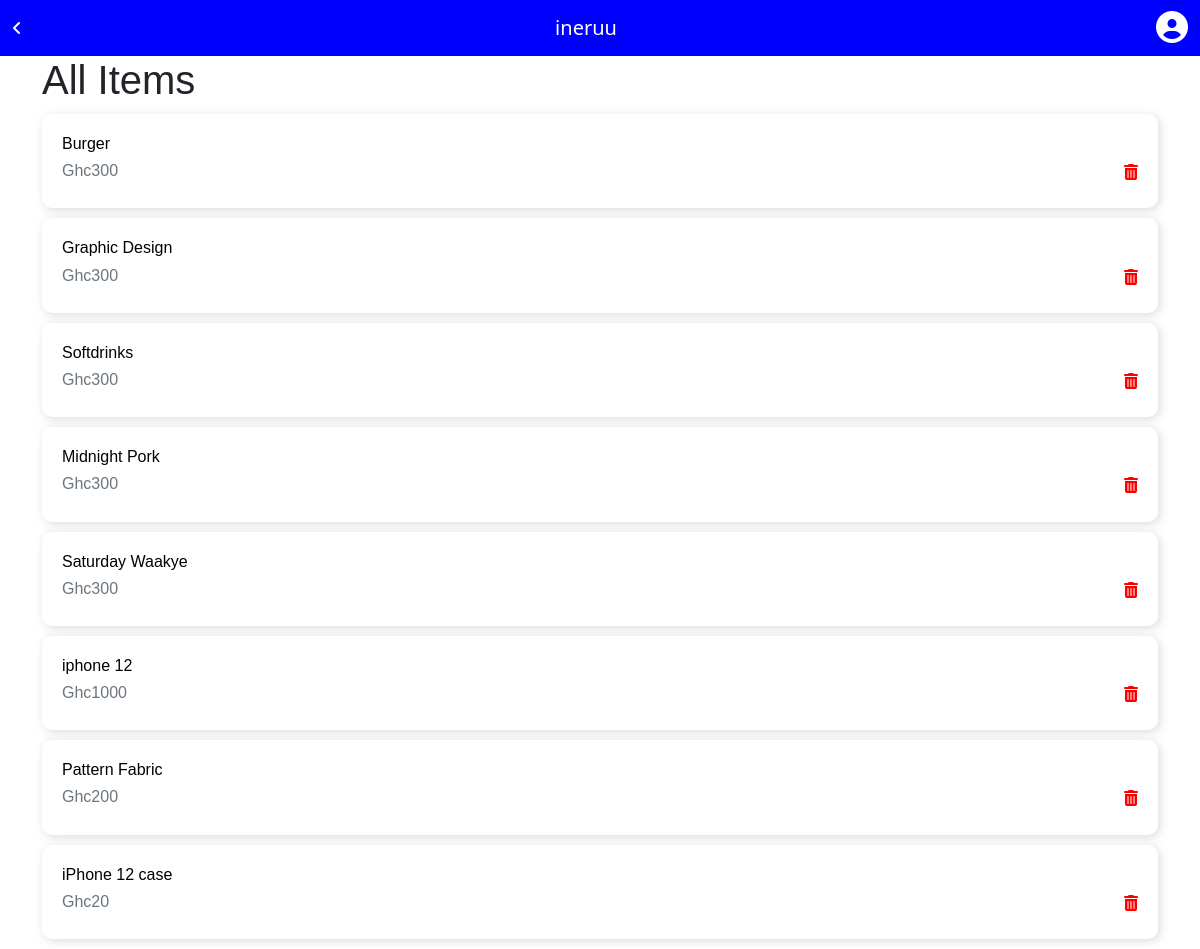
/allitems, run on an earlier commit of the app's database.
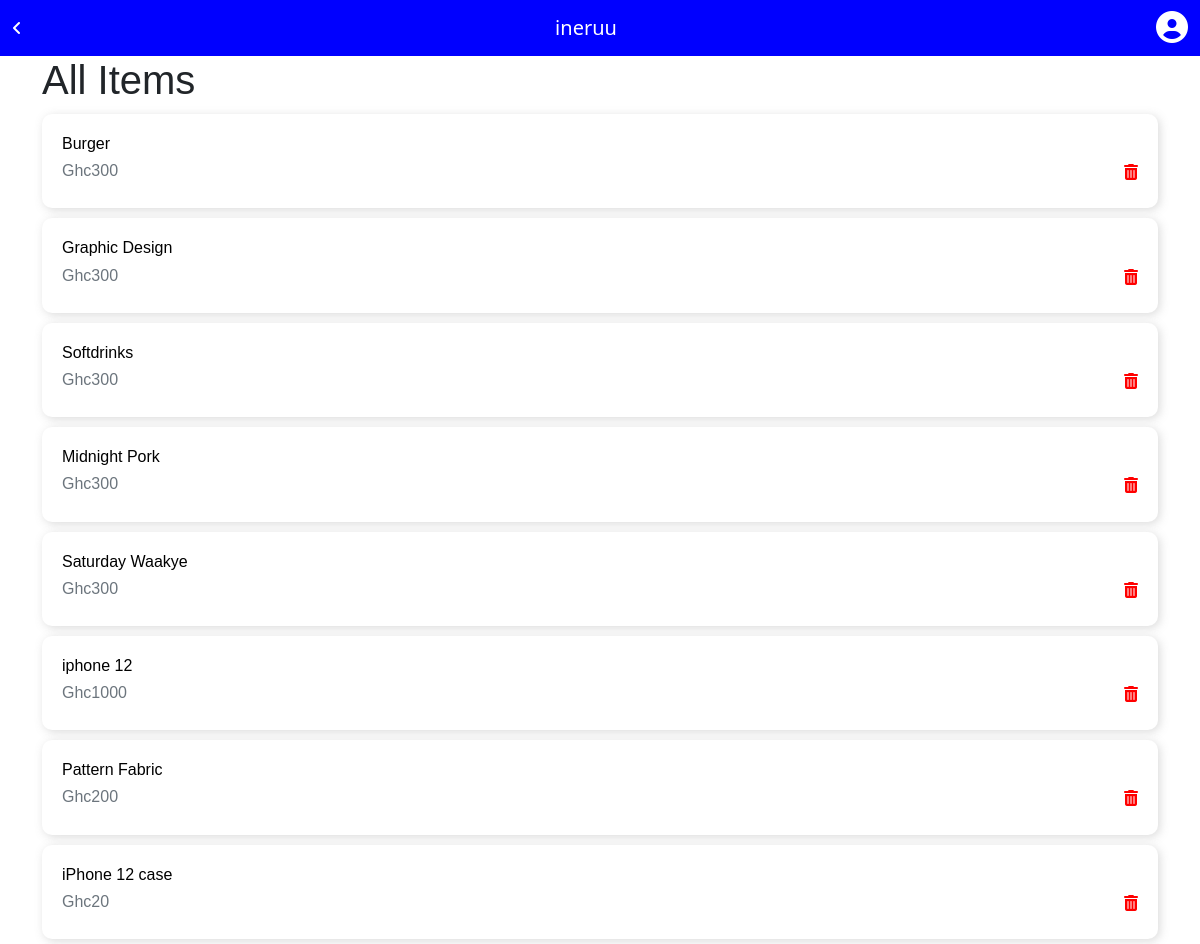
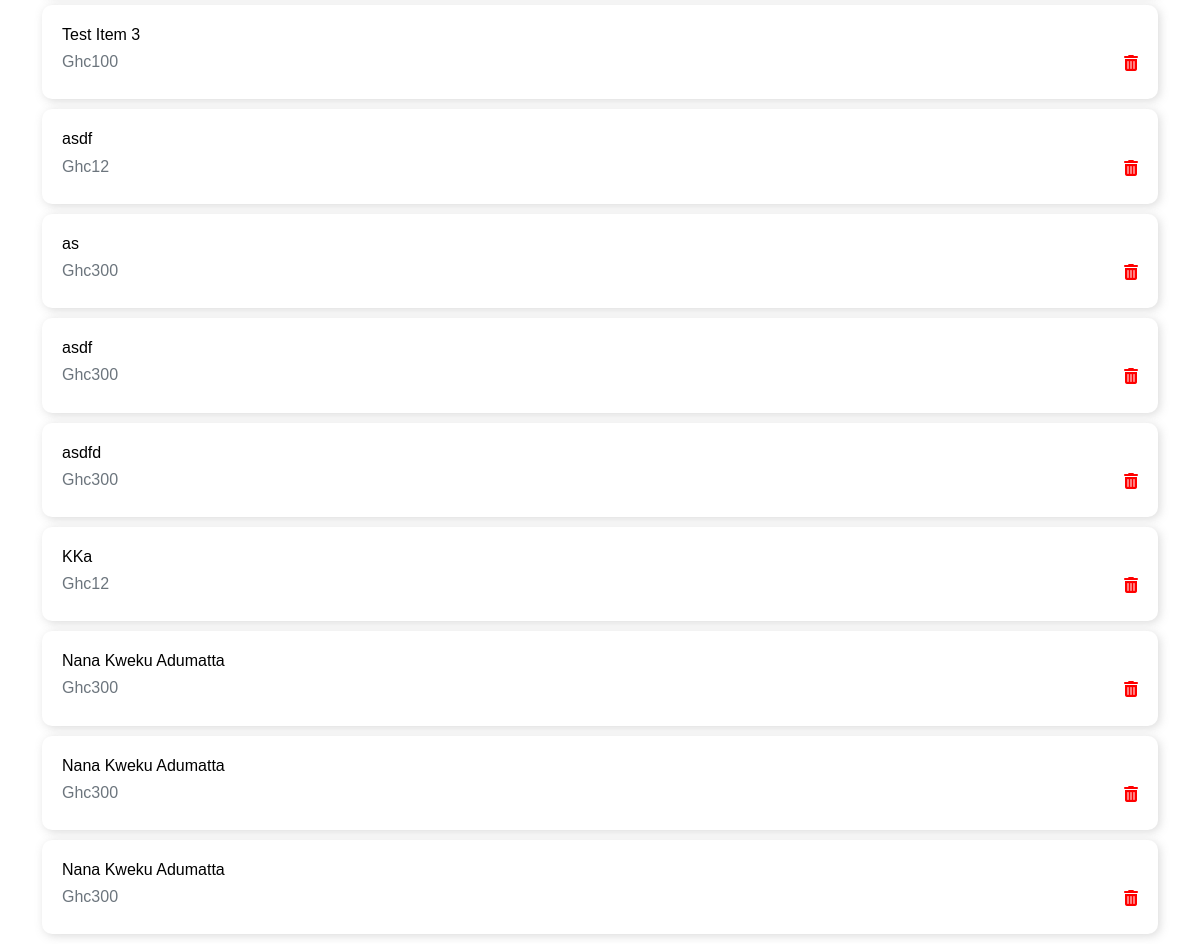
And on a later commit of the database (2 pictures, top to bottom).
### app.py (models this page shows)
class Item(db.Model):
    id = db.Column(db.Integer, primary_key=True)
    name = db.Column(db.String(50), nullable=False)
    price = db.Column(db.String(10), nullable=True)
    description = db.Column(db.String(), nullable = False)
    image =  db.Column (db.String(60), default='default.jpg')
    trending = db.Column (db.Boolean, default = False)
    category = db.Column(db.String(), nullable=False)
    vendor = db.Column(db.Integer, db.ForeignKey('user.id', ondelete="CASCADE"), nullable=False)

### app.py (the view)
@app.route('/allitems')
def allitems():
    items = Item.query.all()
    return render_template('allitems.html', items = items)

### templates/allitems.html
{% extends "base.html" %}
{% block body %}
<div class="container">
<h1 class="sub-heading">All Items</h1>
{% for item in items %}
<a style="color: black; text-decoration: none;" href="{{url_for('update', itemid=item.id)}}">
<div class="options-button space">
        <h6>{{item.name}}</h6>
    <div style="display: flex; justify-content: space-between;">
        <h6 class="text-muted">Ghc{{item.price}}</h6>
        <a href="{{url_for("admindelete", itemid=item.id)}}">
            <i class="fa fa-trash" aria-hidden="true" style="color: red;"></i>
        </a>
    </div>
</div>
</a>
{% endfor %}
</div>
{% endblock %}

### templates/base.html (shortened to what this page needs)
<!doctype html>
<html lang="en">
  <head>
<link rel="stylesheet" href="https://cdn.jsdelivr.net/npm/@xz/fonts@1/serve/plus-jakarta-display.min.css">
    <link rel="stylesheet" href="{{ url_for('static',filename='css/style.css')}}">
    <link href="https://cdn.jsdelivr.net/npm/bootstrap@5.0.0-beta1/dist/css/bootstrap.min.css" rel="stylesheet">
  </head>
  <body>
<nav class="navbar navbar-expand-lg navbar-light" style="background-color: blue; color: white;">
    <div class="container-fluid">
      {% if home == 'home' %}
      <a class="navbar-brand"  style="color: white; " href="{{ url_for('index')}}"> ineruu</a>
      {% else %}
      <i class="fas fa-angle-left" style="margin-right: 10px;" onclick="window.history.back()"></i><a class="navbar-brand"  style="color: white; " href="{{ url_for('index')}}">ineruu</a>
      {% endif %}
      <a style="text-decoration: none; color: white;" href="{{url_for('account')}}">
        <i class="fas fa-user-circle fa-2x"></i>
      </a>
    </div>
  </nav>
    {% block body %}
    {% endblock %}
  </body>
</html>

### static/css/style.css (style rules this page uses)
body { font-family: 'Plus Jakarta Display', sans-serif; }
a { text-decoration:none ; color: black; }
.options-button { border: none; width: 100%; background-color: white; border-radius: 10px; border :2px solid rgba(0, 0, 0, 0.205); color: rgba(0, 0, 0, 0.486); font-weight: bold; padding: 20px; margin: 10px 0; text-align: left; }
.space { padding: 20px; border-radius: 10px; width: 100%; border: none; box-shadow: 2px 2px 10px 0px rgba(136, 136, 136, 0.3); background-color: white; font-family: 'Plus Jakarta Display', sans-serif; }
.sub-heading { font-weight: 500; font-family: 'Plus Jakarta Display', sans-serif; }

What changed in the data, as far as the page shows it:
added Item: name "Test Item 3", price "100"
added Item: name "asdf", price "12"
added Item: name "as", price "300"
added Item: name "asdf", price "300"
added Item: name "asdfd", price "300"
added Item: name "KKa", price "12"
added Item: name "Nana Kweku Adumatta", price "300"
added Item: name "Nana Kweku Adumatta", price "300"
added Item: name "Nana Kweku Adumatta", price "300"
